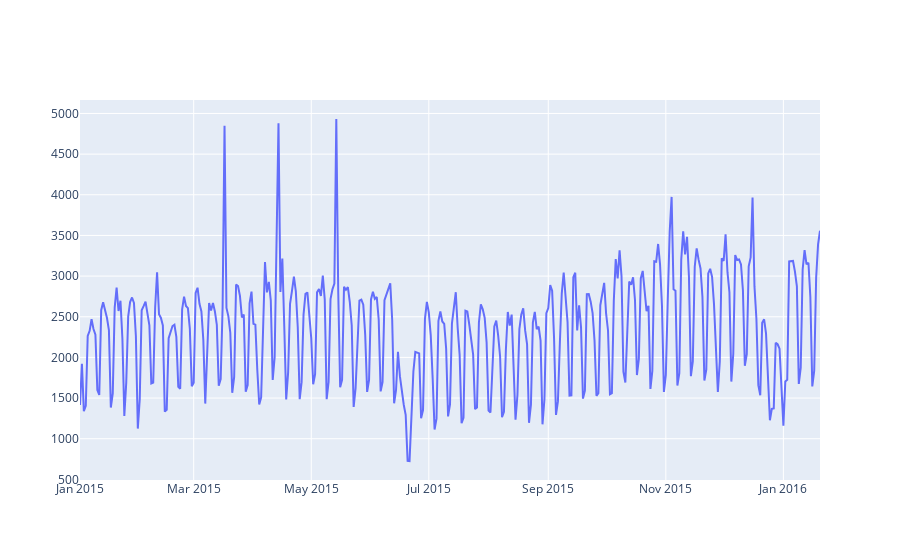

The code cell stored with this chart in its notebook:
### Code cell
plotly_df(df.set_index('date')[['count']])

### Figure 1 — Plotly figure (JSON) as saved in the notebook; plotly's stock layout.template omitted (floating-point values rounded to 4 significant figures; data arrays with more than 128 entries replaced by an {"elided": "..."} marker saying what was removed)
{"data": [{"mode": "lines", "name": "count", "type": "scatter", "x": {"elided": "383 str values"}, "y": {"elided": "383 int values"}}], "layout": {"autosize": true, "title": {"text": ""}, "xaxis": {"autorange": true, "range": ["2015-01-01", "2016-01-20"], "type": "date"}, "yaxis": {"autorange": true, "range": [492.3, 5166.0], "type": "linear"}}}
